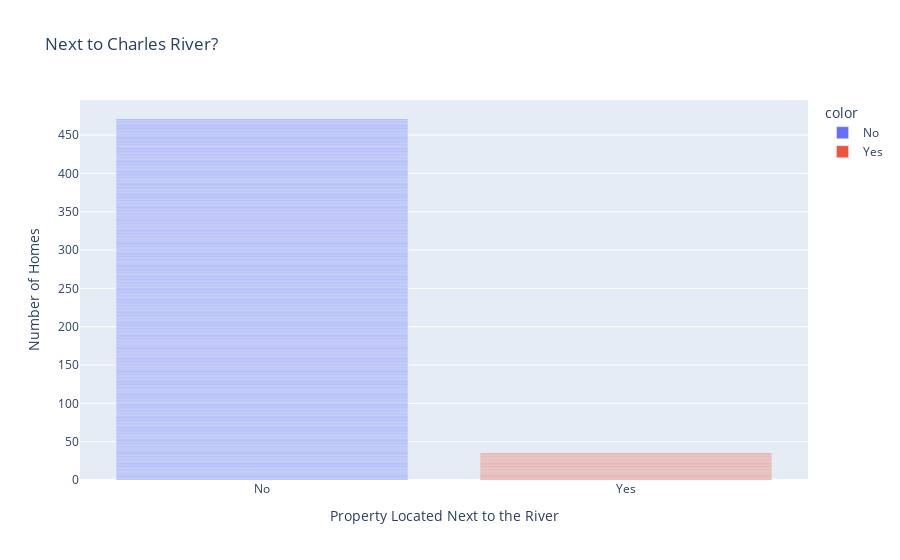

Here is the notebook cell this chart was saved with:
### Markdown cell above
#### Next to the River? ⛵️

**Challenge**

Create a bar chart with plotly for CHAS to show many more homes are away from the river versus next to it. The bar chart should look something like this:

<img src=https://i.imgur.com/AHwoQ6l.png height=350>

You can make your life easier by providing a list of values for the x-axis (e.g., `x=['No', 'Yes']`)

### Code cell
by_the_river = np.where(data.CHAS < 0.5, 'No', 'Yes')


bar = px.bar(data.CHAS,
             x=by_the_river,
             color = by_the_river,
             title="Next to Charles River?")

bar.update_layout(xaxis_title='Property Located Next to the River', 
                  coloraxis_showscale=False,
                  yaxis_title='Number of Homes')

bar.show()

### Figure 1 — Plotly figure (JSON) as saved in the notebook; plotly's stock layout.template omitted (floating-point values rounded to 4 significant figures; data arrays with more than 128 entries replaced by an {"elided": "..."} marker saying what was removed)
{"data": [{"alignmentgroup": "True", "hovertemplate": "color=No<br>x=%{x}<br>count=%{y}<extra></extra>", "legendgroup": "No", "marker": {"color": "#636efa", "pattern": {"shape": ""}}, "name": "No", "offsetgroup": "No", "orientation": "v", "showlegend": true, "textposition": "auto", "type": "bar", "x": {"elided": "471 str values"}, "xaxis": "x", "y": {"elided": "471 int values"}, "yaxis": "y"}, {"alignmentgroup": "True", "hovertemplate": "color=Yes<br>x=%{x}<br>count=%{y}<extra></extra>", "legendgroup": "Yes", "marker": {"color": "#EF553B", "pattern": {"shape": ""}}, "name": "Yes", "offsetgroup": "Yes", "orientation": "v", "showlegend": true, "textposition": "auto", "type": "bar", "x": ["Yes", "Yes", "Yes", "Yes", "Yes", "Yes", "Yes", "Yes", "Yes", "Yes", "Yes", "Yes", "Yes", "Yes", "Yes", "Yes", "Yes", "Yes", "Yes", "Yes", "Yes", "Yes", "Yes", "Yes", "Yes", "Yes", "Yes", "Yes", "Yes", "Yes", "Yes", "Yes", "Yes", "Yes", "Yes"], "xaxis": "x", "y": [1, 1, 1, 1, 1, 1, 1, 1, 1, 1, 1, 1, 1, 1, 1, 1, 1, 1, 1, 1, 1, 1, 1, 1, 1, 1, 1, 1, 1, 1, 1, 1, 1, 1, 1], "yaxis": "y"}], "layout": {"barmode": "relative", "coloraxis": {"showscale": false}, "legend": {"title": {"text": "color"}, "tracegroupgap": 0}, "title": {"text": "Next to Charles River?"}, "xaxis": {"anchor": "y", "domain": [0, 1], "title": {"text": "Property Located Next to the River"}}, "yaxis": {"anchor": "x", "domain": [0, 1], "title": {"text": "Number of Homes"}}}}
